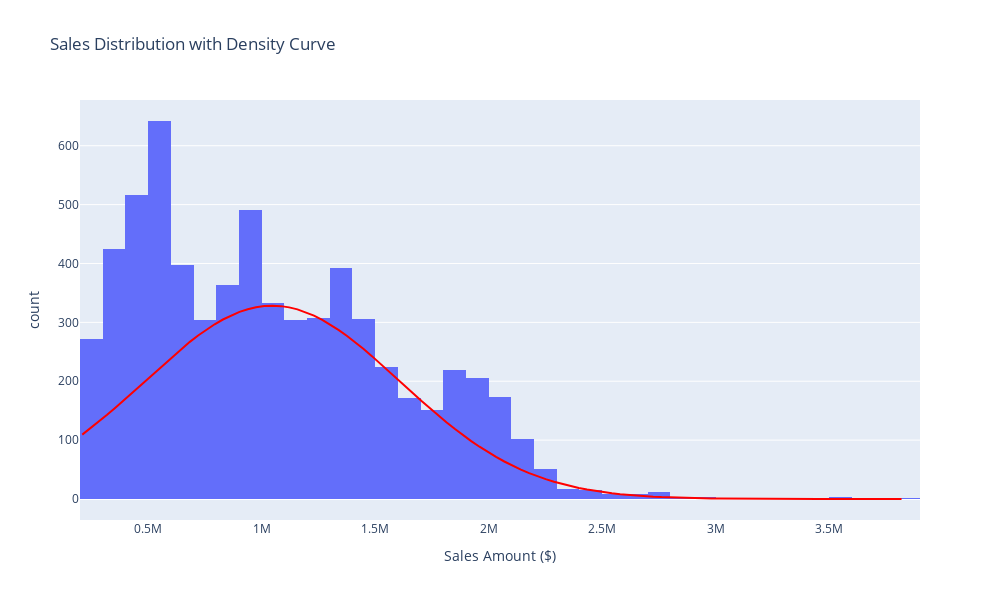

This figure's notebook cell:
### Code cell
# Sales distribution & outlier detection with distribution line
if "sales" in key_columns:
    # Create histogram
    fig = px.histogram(data, x=key_columns["sales"], nbins=50, 
                       title="Sales Distribution with Density Curve",
                       labels={key_columns["sales"]: 'Sales Amount ($)'})
    
    # Add distribution line (density curve) without legend
    fig.add_trace(go.Scatter(
        x=np.linspace(data[key_columns["sales"]].min(), data[key_columns["sales"]].max(), 100),
        y=np.exp(-(np.linspace(data[key_columns["sales"]].min(), data[key_columns["sales"]].max(), 100) - 
                  data[key_columns["sales"]].mean())**2 / (2 * data[key_columns["sales"]].std()**2)) * 
          (len(data) * (data[key_columns["sales"]].max() - data[key_columns["sales"]].min()) / 50) / 
          (data[key_columns["sales"]].std() * np.sqrt(2 * np.pi)),
        mode='lines',
        line=dict(color='red', width=2),
        showlegend=False  # This removes the legend entry
    ))
    fig.update_layout(
    width=1000,  # Width in pixels
    height=600   # Height in pixels
    )
    fig.show()

### Figure 1 — Plotly figure (JSON) as saved in the notebook; plotly's stock layout.template omitted (floating-point values rounded to 4 significant figures; data arrays with more than 128 entries replaced by an {"elided": "..."} marker saying what was removed)
{"data": [{"alignmentgroup": "True", "bingroup": "x", "hovertemplate": "Sales Amount ($)=%{x}<br>count=%{y}<extra></extra>", "legendgroup": "", "marker": {"color": "#636efa", "pattern": {"shape": ""}}, "name": "", "nbinsx": 50, "offsetgroup": "", "orientation": "v", "showlegend": false, "type": "histogram", "x": {"elided": "6435 float values"}, "xaxis": "x", "yaxis": "y"}, {"line": {"color": "red", "width": 2}, "mode": "lines", "showlegend": false, "type": "scatter", "x": [210000.0, 246400.0, 282900.0, 319300.0, 355800.0, 392200.0, 428700.0, 465100.0, 501600.0, 538000.0, 574500.0, 611000.0, 647400.0, 683900.0, 720300.0, 756800.0, 793200.0, 829700.0, 866100.0, 902600.0, 939000.0, 975500.0, 1012000.0, 1048000.0, 1085000.0, 1121000.0, 1158000.0, 1194000.0, 1231000.0, 1267000.0, 1304000.0, 1340000.0, 1376000.0, 1413000.0, 1449000.0, 1486000.0, 1522000.0, 1559000.0, 1595000.0, 1632000.0, 1668000.0, 1704000.0, 1741000.0, 1777000.0, 1814000.0, 1850000.0, 1887000.0, 1923000.0, 1960000.0, 1996000.0, 2033000.0, 2069000.0, 2105000.0, 2142000.0, 2178000.0, 2215000.0, 2251000.0, 2288000.0, 2324000.0, 2361000.0, 2397000.0, 2434000.0, 2470000.0, 2506000.0, 2543000.0, 2579000.0, 2616000.0, 2652000.0, 2689000.0, 2725000.0, 2762000.0, 2798000.0, 2834000.0, 2871000.0, 2907000.0, 2944000.0, 2980000.0, 3017000.0, 3053000.0, 3090000.0, 3126000.0, 3163000.0, 3199000.0, 3235000.0, 3272000.0, 3308000.0, 3345000.0, 3381000.0, 3418000.0, 3454000.0, 3491000.0, 3527000.0, 3564000.0, 3600000.0, 3636000.0, 3673000.0, 3709000.0, 3746000.0, 3782000.0, 3819000.0], "y": [109.3, 120.1, 131.3, 143.0, 155.1, 167.5, 180.2, 193.0, 205.8, 218.6, 231.3, 243.6, 255.5, 266.9, 277.7, 287.6, 296.7, 304.8, 311.9, 317.7, 322.4, 325.7, 327.7, 328.3, 327.6, 325.5, 322.0, 317.3, 311.4, 304.3, 296.1, 286.9, 276.9, 266.1, 254.6, 242.7, 230.3, 217.6, 204.8, 192.0, 179.2, 166.5, 154.1, 142.1, 130.4, 119.2, 108.5, 98.36, 88.79, 79.82, 71.45, 63.7, 56.55, 49.99, 44.01, 38.59, 33.69, 29.29, 25.36, 21.87, 18.77, 16.05, 13.67, 11.59, 9.787, 8.23, 6.892, 5.747, 4.773, 3.947, 3.25, 2.666, 2.177, 1.771, 1.434, 1.157, 0.929, 0.743, 0.5918, 0.4694, 0.3708, 0.2917, 0.2285, 0.1782, 0.1385, 0.1071, 0.08251, 0.0633, 0.04836, 0.03679, 0.02787, 0.02103, 0.0158, 0.01182, 0.008808, 0.006535, 0.004829, 0.003553, 0.002603, 0.0019]}], "layout": {"barmode": "relative", "height": 600, "legend": {"tracegroupgap": 0}, "title": {"text": "Sales Distribution with Density Curve"}, "width": 1000, "xaxis": {"anchor": "y", "autorange": true, "domain": [0, 1], "range": [200000, 3900000], "title": {"text": "Sales Amount ($)"}, "type": "linear"}, "yaxis": {"anchor": "x", "autorange": true, "domain": [0, 1], "range": [-35.66, 677.7], "title": {"text": "count"}, "type": "linear"}}}
